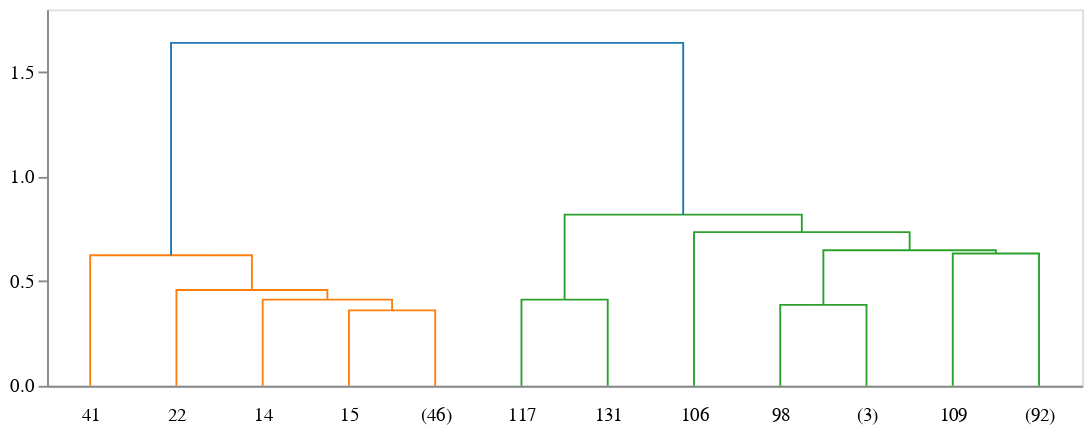

Source (notebook cell):
### Markdown cell above
If you have just the dendrogram object (and not the underlying linkage matrix), you cannot compute/plot the nodes in the dendrogram, but you can still use the available backends.

### Code cell
## pass it to idendro and visualize
idd = idendro.IDendro()
idd.convert_scipy_dendrogram(D, compute_nodes=False).plot(
    backend='altair',
    height=200, width=629,
    show_nodes=False
)

### Figure 1 — Vega-Lite specification as saved in the notebook (floating-point values rounded to 4 significant figures)
{"layer": [{"data": {"name": "data-77bb6a815e395d3b97091416b28e1f49"}, "mark": "line", "encoding": {"color": {"field": "fillcolor", "legend": null, "scale": null, "type": "nominal"}, "detail": {"field": "index", "type": "quantitative"}, "order": {"field": "_order_helper", "type": "quantitative"}, "strokeDash": {"field": "strokedash", "legend": null, "scale": null, "type": "nominal"}, "strokeOpacity": {"field": "strokeopacity", "legend": null, "scale": null, "type": "quantitative"}, "strokeWidth": {"field": "strokewidth", "legend": null, "scale": null, "type": "quantitative"}, "x": {"axis": {"grid": false, "labelAngle": 0, "labelExpr": "datum.value == 5.0 ? '41' : datum.value == 15.0 ? '22' : datum.value == 25.0 ? '14' : datum.value == 35.0 ? '15' : datum.value == 45.0 ? '(46)' : datum.value == 55.0 ? '117' : datum.value == 65.0 ? '131' : datum.value == 75.0 ? '106' : datum.value == 85.0 ? '98' : datum.value == 95.0 ? '(3)' : datum.value == 105.0 ? '109' : datum.value == 115.0 ? '(92)' : ''", "labelPadding": 10, "orient": "bottom", "ticks": false, "values": [5.0, 15.0, 25.0, 35.0, 45.0, 55.0, 65.0, 75.0, 85.0, 95.0, 105.0, 115.0]}, "field": "x", "title": null, "type": "quantitative"}, "y": {"axis": {"grid": false}, "field": "y", "scale": {"reverse": false, "type": "linear"}, "title": null, "type": "quantitative"}}}, {"data": {"name": "data-d751713988987e9331980363e24189ce"}, "mark": "point"}], "height": 200, "width": 550, "$schema": "https://vega.github.io/schema/vega-lite/v4.17.0.json", "datasets": {"data-77bb6a815e395d3b97091416b28e1f49": [{"index": 0, "x": 35.0, "y": 0.0, "fillcolor": "#ff7f0e", "id": null, "children_id": null, "cluster_id": null, "strokewidth": 1.0, "strokedash": [1, 0], "strokeopacity": 1.0, "_order_helper": 0}, {"index": 0, "x": 35.0, "y": 0.3606, "fillcolor": "#ff7f0e", "id": null, "children_id": null, "cluster_id": null, "strokewidth": 1.0, "strokedash": [1, 0], "strokeopacity": 1.0, "_order_helper": 1}, {"index": 0, "x": 45.0, "y": 0.3606, "fillcolor": "#ff7f0e", "id": null, "children_id": null, "cluster_id": null, "strokewidth": 1.0, "strokedash": [1, 0], "strokeopacity": 1.0, "_order_helper": 2}, {"index": 0, "x": 45.0, "y": 0.0, "fillcolor": "#ff7f0e", "id": null, "children_id": null, "cluster_id": null, "strokewidth": 1.0, "strokedash": [1, 0], "strokeopacity": 1.0, "_order_helper": 3}, {"index": 1, "x": 25.0, "y": 0.0, "fillcolor": "#ff7f0e", "id": null, "children_id": null, "cluster_id": null, "strokewidth": 1.0, "strokedash": [1, 0], "strokeopacity": 1.0, "_order_helper": 0}, {"index": 1, "x": 25.0, "y": 0.4123, "fillcolor": "#ff7f0e", "id": null, "children_id": null, "cluster_id": null, "strokewidth": 1.0, "strokedash": [1, 0], "strokeopacity": 1.0, "_order_helper": 1}, {"index": 1, "x": 40.0, "y": 0.4123, "fillcolor": "#ff7f0e", "id": null, "children_id": null, "cluster_id": null, "strokewidth": 1.0, "strokedash": [1, 0], "strokeopacity": 1.0, "_order_helper": 2}, {"index": 1, "x": 40.0, "y": 0.3606, "fillcolor": "#ff7f0e", "id": null, "children_id": null, "cluster_id": null, "strokewidth": 1.0, "strokedash": [1, 0], "strokeopacity": 1.0, "_order_helper": 3}, {"index": 2, "x": 15.0, "y": 0.0, "fillcolor": "#ff7f0e", "id": null, "children_id": null, "cluster_id": null, "strokewidth": 1.0, "strokedash": [1, 0], "strokeopacity": 1.0, "_order_helper": 0}, {"index": 2, "x": 15.0, "y": 0.4583, "fillcolor": "#ff7f0e", "id": null, "children_id": null, "cluster_id": null, "strokewidth": 1.0, "strokedash": [1, 0], "strokeopacity": 1.0, "_order_helper": 1}, {"index": 2, "x": 32.5, "y": 0.4583, "fillcolor": "#ff7f0e", "id": null, "children_id": null, "cluster_id": null, "strokewidth": 1.0, "strokedash": [1, 0], "strokeopacity": 1.0, "_order_helper": 2}, {"index": 2, "x": 32.5, "y": 0.4123, "fillcolor": "#ff7f0e", "id": null, "children_id": null, "cluster_id": null, "strokewidth": 1.0, "strokedash": [1, 0], "strokeopacity": 1.0, "_order_helper": 3}, {"index": 3, "x": 5.0, "y": 0.0, "fillcolor": "#ff7f0e", "id": null, "children_id": null, "cluster_id": null, "strokewidth": 1.0, "strokedash": [1, 0], "strokeopacity": 1.0, "_order_helper": 0}, {"index": 3, "x": 5.0, "y": 0.6245, "fillcolor": "#ff7f0e", "id": null, "children_id": null, "cluster_id": null, "strokewidth": 1.0, "strokedash": [1, 0], "strokeopacity": 1.0, "_order_helper": 1}, {"index": 3, "x": 23.75, "y": 0.6245, "fillcolor": "#ff7f0e", "id": null, "children_id": null, "cluster_id": null, "strokewidth": 1.0, "strokedash": [1, 0], "strokeopacity": 1.0, "_order_helper": 2}, {"index": 3, "x": 23.75, "y": 0.4583, "fillcolor": "#ff7f0e", "id": null, "children_id": null, "cluster_id": null, "strokewidth": 1.0, "strokedash": [1, 0], "strokeopacity": 1.0, "_order_helper": 3}, {"index": 4, "x": 55.0, "y": 0.0, "fillcolor": "#2ca02c", "id": null, "children_id": null, "cluster_id": null, "strokewidth": 1.0, "strokedash": [1, 0], "strokeopacity": 1.0, "_order_helper": 0}, {"index": 4, "x": 55.0, "y": 0.4123, "fillcolor": "#2ca02c", "id": null, "children_id": null, "cluster_id": null, "strokewidth": 1.0, "strokedash": [1, 0], "strokeopacity": 1.0, "_order_helper": 1}, {"index": 4, "x": 65.0, "y": 0.4123, "fillcolor": "#2ca02c", "id": null, "children_id": null, "cluster_id": null, "strokewidth": 1.0, "strokedash": [1, 0], "strokeopacity": 1.0, "_order_helper": 2}, {"index": 4, "x": 65.0, "y": 0.0, "fillcolor": "#2ca02c", "id": null, "children_id": null, "cluster_id": null, "strokewidth": 1.0, "strokedash": [1, 0], "strokeopacity": 1.0, "_order_helper": 3}, {"index": 5, "x": 85.0, "y": 0.0, "fillcolor": "#2ca02c", "id": null, "children_id": null, "cluster_id": null, "strokewidth": 1.0, "strokedash": [1, 0], "strokeopacity": 1.0, "_order_helper": 0}, {"index": 5, "x": 85.0, "y": 0.3873, "fillcolor": "#2ca02c", "id": null, "children_id": null, "cluster_id": null, "strokewidth": 1.0, "strokedash": [1, 0], "strokeopacity": 1.0, "_order_helper": 1}, {"index": 5, "x": 95.0, "y": 0.3873, "fillcolor": "#2ca02c", "id": null, "children_id": null, "cluster_id": null, "strokewidth": 1.0, "strokedash": [1, 0], "strokeopacity": 1.0, "_order_helper": 2}, {"index": 5, "x": 95.0, "y": 0.0, "fillcolor": "#2ca02c", "id": null, "children_id": null, "cluster_id": null, "strokewidth": 1.0, "strokedash": [1, 0], "strokeopacity": 1.0, "_order_helper": 3}, {"index": 6, "x": 105.0, "y": 0.0, "fillcolor": "#2ca02c", "id": null, "children_id": null, "cluster_id": null, "strokewidth": 1.0, "strokedash": [1, 0], "strokeopacity": 1.0, "_order_helper": 0}, {"index": 6, "x": 105.0, "y": 0.6325, "fillcolor": "#2ca02c", "id": null, "children_id": null, "cluster_id": null, "strokewidth": 1.0, "strokedash": [1, 0], "strokeopacity": 1.0, "_order_helper": 1}, {"index": 6, "x": 115.0, "y": 0.6325, "fillcolor": "#2ca02c", "id": null, "children_id": null, "cluster_id": null, "strokewidth": 1.0, "strokedash": [1, 0], "strokeopacity": 1.0, "_order_helper": 2}, {"index": 6, "x": 115.0, "y": 0.0, "fillcolor": "#2ca02c", "id": null, "children_id": null, "cluster_id": null, "strokewidth": 1.0, "strokedash": [1, 0], "strokeopacity": 1.0, "_order_helper": 3}, {"index": 7, "x": 90.0, "y": 0.3873, "fillcolor": "#2ca02c", "id": null, "children_id": null, "cluster_id": null, "strokewidth": 1.0, "strokedash": [1, 0], "strokeopacity": 1.0, "_order_helper": 0}, {"index": 7, "x": 90.0, "y": 0.6481, "fillcolor": "#2ca02c", "id": null, "children_id": null, "cluster_id": null, "strokewidth": 1.0, "strokedash": [1, 0], "strokeopacity": 1.0, "_order_helper": 1}, {"index": 7, "x": 110.0, "y": 0.6481, "fillcolor": "#2ca02c", "id": null, "children_id": null, "cluster_id": null, "strokewidth": 1.0, "strokedash": [1, 0], "strokeopacity": 1.0, "_order_helper": 2}, {"index": 7, "x": 110.0, "y": 0.6325, "fillcolor": "#2ca02c", "id": null, "children_id": null, "cluster_id": null, "strokewidth": 1.0, "strokedash": [1, 0], "strokeopacity": 1.0, "_order_helper": 3}, {"index": 8, "x": 75.0, "y": 0.0, "fillcolor": "#2ca02c", "id": null, "children_id": null, "cluster_id": null, "strokewidth": 1.0, "strokedash": [1, 0], "strokeopacity": 1.0, "_order_helper": 0}, {"index": 8, "x": 75.0, "y": 0.7348, "fillcolor": "#2ca02c", "id": null, "children_id": null, "cluster_id": null, "strokewidth": 1.0, "strokedash": [1, 0], "strokeopacity": 1.0, "_order_helper": 1}, {"index": 8, "x": 100.0, "y": 0.7348, "fillcolor": "#2ca02c", "id": null, "children_id": null, "cluster_id": null, "strokewidth": 1.0, "strokedash": [1, 0], "strokeopacity": 1.0, "_order_helper": 2}, {"index": 8, "x": 100.0, "y": 0.6481, "fillcolor": "#2ca02c", "id": null, "children_id": null, "cluster_id": null, "strokewidth": 1.0, "strokedash": [1, 0], "strokeopacity": 1.0, "_order_helper": 3}, {"index": 9, "x": 60.0, "y": 0.4123, "fillcolor": "#2ca02c", "id": null, "children_id": null, "cluster_id": null, "strokewidth": 1.0, "strokedash": [1, 0], "strokeopacity": 1.0, "_order_helper": 0}, {"index": 9, "x": 60.0, "y": 0.8185, "fillcolor": "#2ca02c", "id": null, "children_id": null, "cluster_id": null, "strokewidth": 1.0, "strokedash": [1, 0], "strokeopacity": 1.0, "_order_helper": 1}, {"index": 9, "x": 87.5, "y": 0.8185, "fillcolor": "#2ca02c", "id": null, "children_id": null, "cluster_id": null, "strokewidth": 1.0, "strokedash": [1, 0], "strokeopacity": 1.0, "_order_helper": 2}, {"index": 9, "x": 87.5, "y": 0.7348, "fillcolor": "#2ca02c", "id": null, "children_id": null, "cluster_id": null, "strokewidth": 1.0, "strokedash": [1, 0], "strokeopacity": 1.0, "_order_helper": 3}, {"index": 10, "x": 14.38, "y": 0.6245, "fillcolor": "#1f77b4", "id": null, "children_id": null, "cluster_id": null, "strokewidth": 1.0, "strokedash": [1, 0], "strokeopacity": 1.0, "_order_helper": 0}, {"index": 10, "x": 14.38, "y": 1.64, "fillcolor": "#1f77b4", "id": null, "children_id": null, "cluster_id": null, "strokewidth": 1.0, "strokedash": [1, 0], "strokeopacity": 1.0, "_order_helper": 1}, {"index": 10, "x": 73.75, "y": 1.64, "fillcolor": "#1f77b4", "id": null, "children_id": null, "cluster_id": null, "strokewidth": 1.0, "strokedash": [1, 0], "strokeopacity": 1.0, "_order_helper": 2}, {"index": 10, "x": 73.75, "y": 0.8185, "fillcolor": "#1f77b4", "id": null, "children_id": null, "cluster_id": null, "strokewidth": 1.0, "strokedash": [1, 0], "strokeopacity": 1.0, "_order_helper": 3}], "data-d751713988987e9331980363e24189ce": []}}
